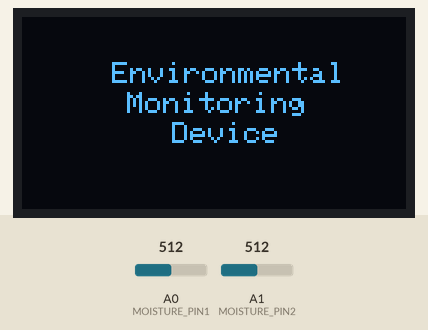
Recording of a sketch running on a simulated Arduino Uno, built with avr-gcc and run on an emulated ATmega328P. On the bench: 128×64 one-colour display. Inputs (shaded band) come from the test bench; at power-on: A0 (MOISTURE_PIN1) = 512, A1 (MOISTURE_PIN2) = 512. Raw I2C reads return 0; what the sketch prints to the serial monitor is not drawn.

Above: at 0.1 s.
At 15.1 s:
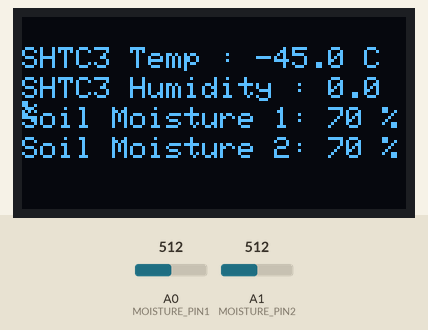

The sketch:

Arduino_Uno_R3_-_Environmental_Monitoring_System.ino
```cpp
// Arduino Uno R3 Environmental Monitoring System
//
// Vincent Tjoa
// September 11, 2025

#include <Wire.h>
#include <Adafruit_GFX.h>
#include <Adafruit_SSD1306.h>

// OLED setup (128x64, default I2C address 0x3C)
#define SCREEN_WIDTH 128
#define SCREEN_HEIGHT 64
Adafruit_SSD1306 display(SCREEN_WIDTH, SCREEN_HEIGHT, &Wire, -1);

// Soil moisture pins
#define MOISTURE_PIN1 A0
#define MOISTURE_PIN2 A1

unsigned long lastUpdate = 0;
const unsigned long updateInterval = 15000; // 15s

// SHTC3 constants
#define SHTC3_ADDR 0x70

void shtc3_sendCmd(uint16_t cmd) {
  Wire.beginTransmission(SHTC3_ADDR);
  Wire.write(cmd >> 8);
  Wire.write(cmd & 0xFF);
  Wire.endTransmission();
}

bool shtc3_read(float &temperature, float &humidity) {
  // Wake up
  shtc3_sendCmd(0x3517);
  delay(1);

  // Trigger measurement (T first, normal mode)
  shtc3_sendCmd(0x7866);
  delay(15);

  Wire.requestFrom(SHTC3_ADDR, 6);
  if (Wire.available() < 6) return false;

  uint16_t t_raw = (Wire.read() << 8) | Wire.read();
  Wire.read(); // skip CRC
  uint16_t rh_raw = (Wire.read() << 8) | Wire.read();
  Wire.read(); // skip CRC

  shtc3_sendCmd(0xB098); // sleep

  temperature = -45.0 + 175.0 * (float)t_raw / 65535.0;
  humidity    = 100.0 * (float)rh_raw / 65535.0;

  return true;
}

void setup() {
  Serial.begin(9600); // match ESP01 baud rate
  Wire.begin();

  if (!display.begin(SSD1306_SWITCHCAPVCC, 0x3C)) {
    Serial.println(F("❌ SSD1306 not found!"));
    for (;;); // Halt
  }

  // Initial screen
  display.clearDisplay();
  display.setTextSize(1);
  display.setTextColor(SSD1306_WHITE);
  display.setCursor(30, 15);
  display.println("Environmental");
  display.setCursor(35,25);
  display.println("Monitoring");
  display.setCursor(50, 35);
  display.println("Device");
  display.display();
  delay(500);

  Serial.println(F("✅ Setup complete, starting measurements..."));
}

void loop() {
  if (millis() - lastUpdate >= updateInterval) {
    lastUpdate = millis();

    // Read sensors
    float temp = 0, hum = 0;
    bool ok = shtc3_read(temp, hum);

    int raw1 = analogRead(MOISTURE_PIN1);
    int raw2 = analogRead(MOISTURE_PIN2);

    int soil1 = map(raw1, 1023, 300, 0, 100);
    int soil2 = map(raw2, 1023, 300, 0, 100);
    soil1 = constrain(soil1, 0, 100);
    soil2 = constrain(soil2, 0, 100);

    // OLED Display
    display.clearDisplay();
    display.setTextSize(1);

    display.setCursor(0, 10);
    display.print("SHTC3 Temp : ");
    display.print(temp, 1);   // 1 decimal place
    display.println(" C");

    display.setCursor(0, 20);
    display.print("SHTC3 Humidity : ");
    display.print(hum, 1);      // 1 decimal place
    display.println(" %");

    display.setCursor(0, 30);
    display.print("Soil Moisture 1: ");
    display.print(soil1);
    display.println(" %");

    display.setCursor(0, 40);
    display.print("Soil Moisture 2: ");
    display.print(soil2);
    display.println(" %");

    display.display();

    // Debug output
    if (ok) {
      Serial.print("Temp (C): "); Serial.println(temp, 1);
      Serial.print("Humidity (%): "); Serial.println(hum, 1);
    } else {
      Serial.println("❌ Failed to read SHTC3");
    }
    Serial.print("Soil1 raw: "); Serial.print(raw1);
    Serial.print(" -> "); Serial.print(soil1); Serial.println(" %");
    Serial.print("Soil2 raw: "); Serial.print(raw2);
    Serial.print(" -> "); Serial.print(soil2); Serial.println(" %");

    // CSV output for ESP01
    Serial.print(temp, 1); Serial.print(",");
    Serial.print(hum, 1);  Serial.print(",");
    Serial.print(soil1);   Serial.print(",");
    Serial.println(soil2);

    Serial.println();
  }
}
```
